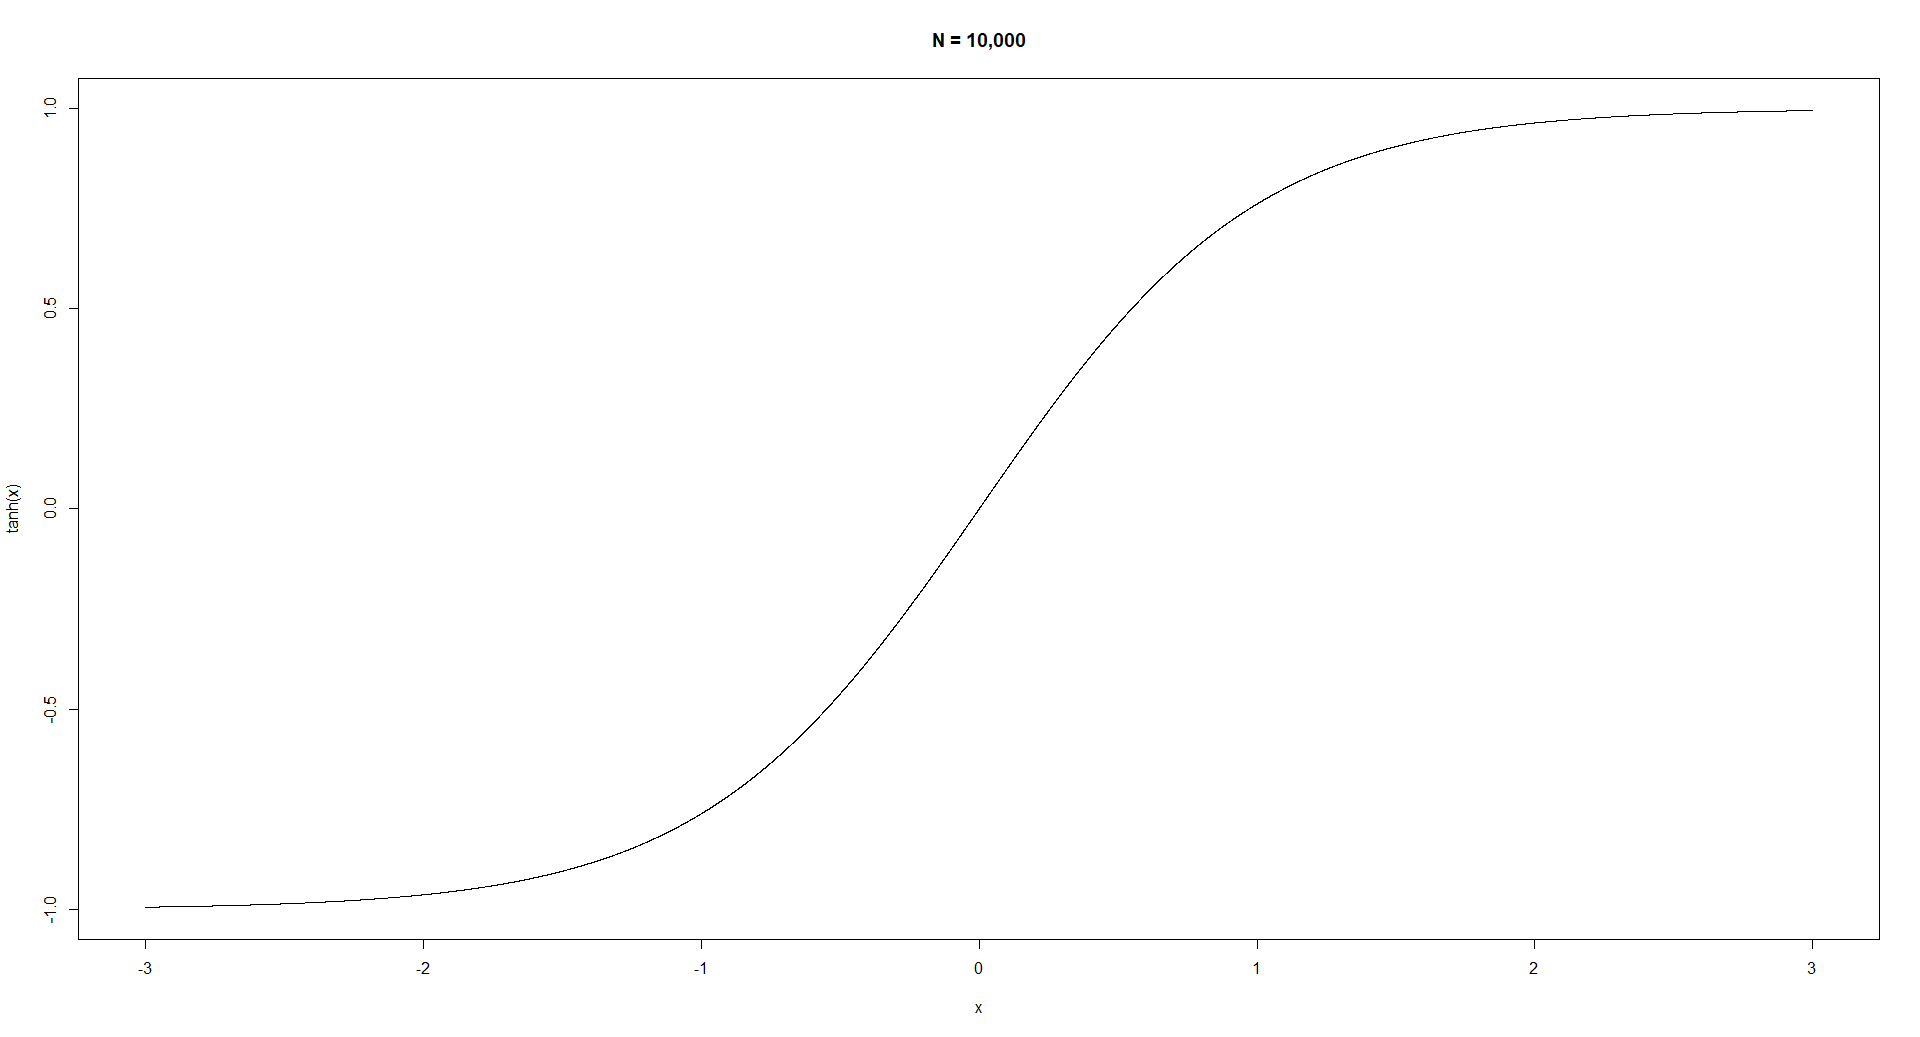

Write the R code that produced this figure.

n <- 10000

x <- c(0:n)
x <- (x - median(x))
range(x)
x <- x/1666
#5000/1666 ~= 3
range(x)

y <- tanh(x)

plot(y~x, type = "l", main = "N = 10,000", ylab = "tanh(x)", xlab = "x")
